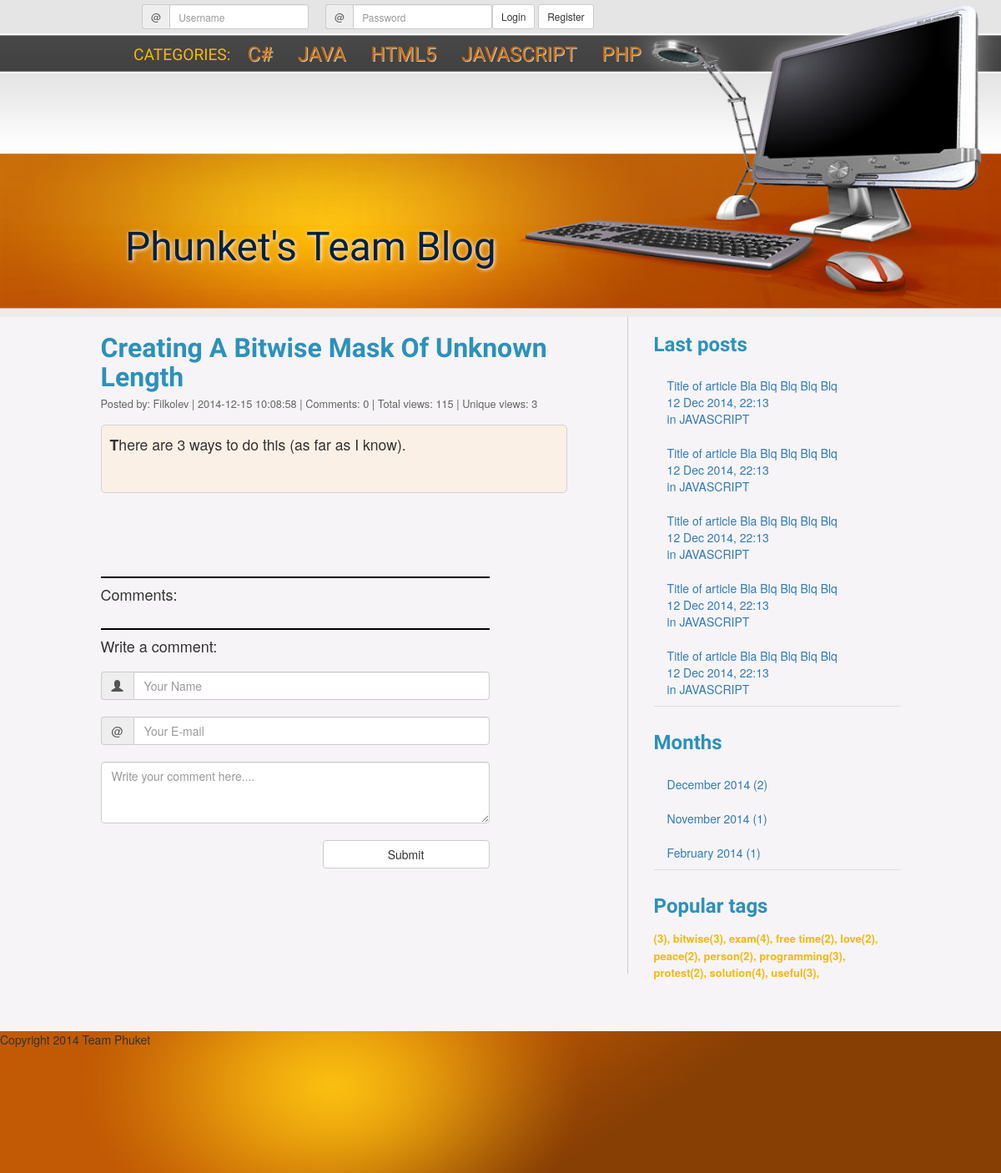
The page /view.php?query=post&id=1 on the database its author committed.
### tables this page shows
CREATE TABLE IF NOT EXISTS `categories` (
  `id` int(2) NOT NULL,
  `name` varchar(50) NOT NULL
);

CREATE TABLE IF NOT EXISTS `posts` (
  `id` int(5) NOT NULL,
  `date` datetime NOT NULL DEFAULT CURRENT_TIMESTAMP,
  `title` varchar(500) NOT NULL,
  `text` text NOT NULL,
  `user_id` int(5) NOT NULL
);

CREATE TABLE IF NOT EXISTS `users` (
  `id` int(11) NOT NULL,
  `name` varchar(150) NOT NULL,
  `username` varchar(65) NOT NULL,
  `email` varchar(65) NOT NULL,
  `password` varchar(500) NOT NULL,
  `city` varchar(30) NOT NULL,
  `country` varchar(30) NOT NULL
);

### article.php (the view, shortened to what this page needs)
<?php
if ($queryType == 'month') {
    $month = $_GET['month'];
    $year = $_GET['year'];
    $queryType = "SELECT * FROM posts WHERE MONTH(date) = $month AND YEAR(date) = $year";
    $arr = $con->query($queryType);
    $posts = $arr->fetch_all();
} else if ($queryType == 'post') {
    $id = $_GET['id'];
    $queryType = "SELECT * FROM posts WHERE id = $id";
    $arr = $con->query($queryType);
    $posts = $arr->fetch_all();
} else if ($queryType == 'all') {
    $queryType = "SELECT * FROM posts";
    $arr = $con->query($queryType);
    $posts = $arr->fetch_all();
}
function getUserIP() {
    if( array_key_exists('HTTP_X_FORWARDED_FOR', $_SERVER) && !empty($_SERVER['HTTP_X_FORWARDED_FOR']) ) {
        if (strpos($_SERVER['HTTP_X_FORWARDED_FOR'], ',')>0) {
            $addr = explode(",",$_SERVER['HTTP_X_FORWARDED_FOR']);
            return trim($addr[0]);
        } else {
            return $_SERVER['HTTP_X_FORWARDED_FOR'];
        }
    }
    else {
        return $_SERVER['REMOTE_ADDR'];
    }
}
$ip = getUserIP();
foreach ($posts as $post):
    $userID = $post[4];
    $userName = $con->query("SELECT username FROM users WHERE id = $userID")->fetch_all()[0][0];
    $postID = $post[0];
    $query = "INSERT INTO views (post_id, ip) VALUES ('$postID', '$ip')";
    mysqli_query($con, $query);
    $viewQuery = $con->query("SELECT ip FROM views WHERE post_id = $postID")->fetch_all();
    $totalViews = count($viewQuery);
    $uniqueIPS = array();
    foreach ($viewQuery as $view) {
        $uniqueIPS[] = $view[0];
    }
    $uniqueViews = count(array_unique($uniqueIPS));
    $commentQuery = "SELECT * FROM comments WHERE post_id = $post[0]";
    $comments = $con->query($commentQuery)->fetch_all();
    ?>
    <article>
        <a href="view.php?query=post&id=<?php echo $post[0] ?>"><h1><?php echo $post[2] ?></h1></a>
        <p class="date-and-user">Posted by: <?php echo $userName ?> | <?php echo $post[1] ?> | Comments: <?php echo count($comments) ?> | Total views: <?php echo $totalViews ?> | Unique views: <?php echo $uniqueViews ?></p>
        <div class="article-text"><?php echo $post[3] ?></div>
        <div class="comments">
            <h4>Comments:</h4>
        </div>
        <form method="get" action="php/savecomment.php" class="commentForm">
            <h4>Write a comment:</h4>
            <div class="input-group">
                <span class="input-group-addon"><span class="glyphicon glyphicon-user"></span> </span>
                <input type="text" class="form-control" placeholder="Your Name" name="comment-name">
            </div>
            <div class="input-group">
                <span class="input-group-addon">@</span>
                <input type="text" class="form-control" placeholder="Your E-mail" name="comment-email">
            </div>
            <textarea class="form-control" name="comment-content" rows="3" placeholder="Write your comment here...."></textarea>
            <input class="btn btn-default submitBtn" type="submit" value="Submit" name="comment-submit">
        </form>
    </article>
<?php endforeach ?>

### header.php (shortened to what this page needs)
<?php
require 'config.php';
?>
<!DOCTYPE html>
<html>
<head lang="en">
    <link rel="stylesheet" href="css/resetter.css">
    <link rel="stylesheet" href="https://maxcdn.bootstrapcdn.com/bootstrap/3.3.1/css/bootstrap.min.css">
    <link rel="stylesheet" href="css/signup.css">
    <link rel="stylesheet" href="css/style.css">
</head>
<body>
<header>
    <?php
    if (isset($_SESSION['loggedUser'])):
        ?>
        <div class="login"><span>Hello, <?php echo $_SESSION['loggedUserName'] ?></span>
            <a href="php/logout.php">
                <button type="button" class="btn btn-default btn-sm ">Logout</button>
            </a>
            <a href="writepost.php">
                <button type="button" class="btn btn-default btn-sm ">Write post</button>
            </a>
        </div>
    <?php
    else :
        ?>
        <form method="post" action="php/login.php">
            <div class="login">
                <div class="input-group input-group-sm loginFields">
                    <span class="input-group-addon">@</span>
                    <input type="text" class="form-control" name="user" placeholder="Username">
                </div>
                <div class="input-group input-group-sm loginFields">
                    <span class="input-group-addon">@</span>
                    <input type="password" name="password" class="form-control" placeholder="Password">
                </div>
                <button type="submit" name="submit" class="btn btn-default btn-sm ">Login</button>
                <a href="register.php">
                    <button type="button" class="btn btn-default btn-sm ">Register</button>
                </a>
            </div>
        </form>
    <?php endif; ?>
    <nav><p>CATEGORIES:</p>
        <div class="menu">
            <ul>
                <?php
                $sql = "SELECT name FROM categories";
               $result = mysqli_query($con, $sql);
                while($categories = mysqli_fetch_row($result)){
                    echo "<li><a href=\"#\">$categories[0]</a></li>";
                }
                ?>
            </ul>
        </div>
    </nav>
    <p class="logo"><a href="index.php">Phunket's Team Blog</a></p>
</header>

### css/style.css (style rules this page uses)
html { margin: 0; padding: 0; font-size: 16px; }
body { padding: 0; background-color: #f6f4f6; }
header { width:100%; height: 380px; margin: 0 auto; background-image: url("../images/header_bg.jpg"); background-size: 100% 100%; background-repeat: no-repeat; overflow: auto; }
.logo { margin:180px 0 0 150px; font-size: 3rem; text-shadow: #fff 1px 1px 5px; font-family: 'Gloria Hallelujah', cursive; }
.logo a { color:#022046; text-decoration: none; font-size: 3rem; font-family: 'Gloria Hallelujah', cursive; }
nav { margin: 15px 0 0 150px; }
nav p { color: #f3b911; font-size: 1.2rem; font-family: 'Passion One', cursive; float: left; margin: 4px 0 0 10px; }
nav ul li { list-style-type: none; display: inline; padding: 0 10px 0 10px; margin-left: 10px; }
nav ul li a { text-decoration: none; color: #ca6d09; font-size: 1.5rem; font-family: 'Passion One', cursive; text-shadow: #cccccc 1px 1px; }
article h1 { font-family: 'Cuprum', sans-serif; font-size: 2rem; font-weight: bold; margin-bottom: 5px; color: #2c91bb; }
.date-and-user { margin-bottom: 15px; font-family: "Helvetica Neue", Helvetica, Arial, sans-serif; font-size: 0.8rem; color: #646464; }
.article-text { color: #323232; white-space: pre-wrap; font-size: 1.1rem; display: block; width: 90%; border-radius: 5px; padding: 10px; border: 1px solid #d3d3d3; background-color: linen; margin-bottom: 10px; }
.article-text::first-letter { font-weight: bold; }
.input-group { margin-top: 20px; margin-bottom: 20px; }
.submitBtn { width: 200px; margin-top: 20px; float: right; }
.commentForm { margin-bottom: 150px; width: 75%; border-top: 2px solid #000000; }
.comments { margin: 100px 0 30px 0; border-top: 2px solid #000000; width: 75%; }
.login { margin-left: 150px; margin-top: 5px; height: 28px; }
.loginFields { width: 200px; float: left; margin-left: 20px; margin-bottom: 0; margin-top: 0; }

### rows shown on the page
categories: name "C#"
categories: name "JAVA"
categories: name "HTML5"
categories: name "JAVASCRIPT"
categories: name "PHP"
posts: title "Creating A Bitwise Mask Of Unknown Length", user.username "Filkolev", date "2014-12-15 10:08:58", count($comments) "0", totalViews "115", uniqueViews "3", text "There are 3 ways to do this (as far as I know)."

### other values the page prints
$monthName "December"
$year "2014"
$postCount "2"
$monthName "November"
$postCount "1"
$monthName "February"
$count "3"
$tag[tags] "bitwise"
$tag[tags] "exam"
$count "4"
$tag[tags] "free time"
$count "2"
$tag[tags] "love"
$tag[tags] "peace"
$tag[tags] "person"
